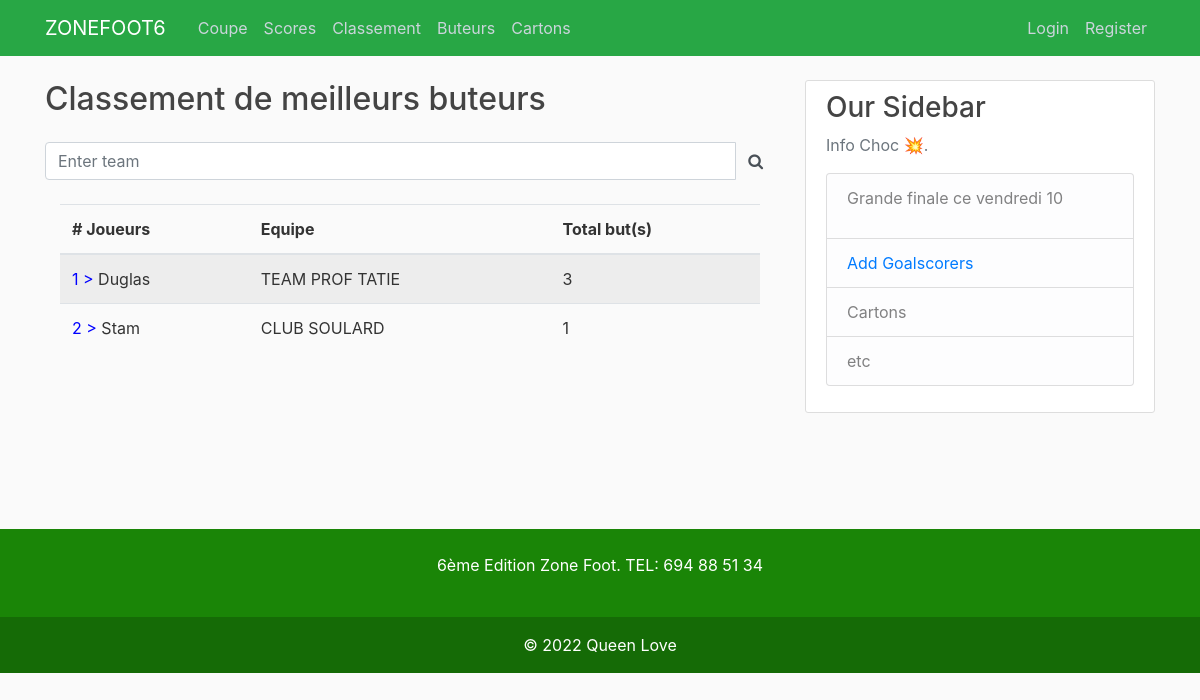
Screenshot of /buteurs/ with the database file from the repository.
### scores/models.py (models this page shows, shortened)
class Player(models.Model):
    name = models.CharField(max_length=128, unique=True)
    team = models.ForeignKey(Team, on_delete=models.CASCADE)
    affiliation = models.PositiveIntegerField(default=0)
    created_at = models.DateTimeField(auto_now_add=True)
    updated = models.DateTimeField(auto_now=True)
    @property
    def totalbut(self):
        return But.objects.filter(player_id=self.id).count()

class Team(models.Model):
    name = models.CharField(max_length=128, unique=True)
    affiliation = models.BooleanField(default=True)
    created_at = models.DateTimeField(auto_now_add=True)
    updated = models.DateTimeField(auto_now=True)

class Info(models.Model):
    info = models.CharField(max_length=100)
    created_at = models.DateTimeField(auto_now_add=True)
    updated = models.DateTimeField(auto_now=True)
    def __str__(self):
        return self.info

### scores/views.py (the view)
# urls.py: path('buteurs/', views.clsbuteurs, name='clsbuteurs'),
def clsbuteurs(request):
    buteurs = sorted(Player.objects.all(), key=lambda t: -t.totalbut)
    context={'buteurs': buteurs}
    return render(request, 'buteurs.html', context)

### scores/context_processors.py (called while the page is built)
def infochoc(request):
    return {
        'info': Info.objects.last()
    }

### scores/templates/buteurs.html (shortened to what this page needs)
{% extends 'base.html' %}
{% block content %}
<main>
    <h2>Classement de meilleurs buteurs</h2>
    <div class="input-group my-4">
        <input type="text"
               id="search-input", onkeyup="myFunction()",
               class="form-control"
               placeholder="Enter team" />
        <span class="input-group-text border-0 bg-transparent"
              style="cursor: pointer;">
            <i class="fa fa-search" aria-hidden="true"></i>
        </span>
    </div>
<div class="container">
    <table class="table table-striped">
  <thead>
    <tr>
      <th scope="col"># Joueurs</th>
      <th scope="col">Equipe</th>
      <th scope="col">Total but(s)</th>
    </tr>
  </thead>
  <tbody>
    {% for b in buteurs %}
    <tr class="professeur">
      <td><span style="color: blue;">{{ forloop.counter }} ></span> {{ b.name }}</td>
      <td>{{ b.team.name }}</td>
      <td>{{ b.totalbut }}</td>
    </tr>
    {% endfor %}
  </tbody>
</table>
</div>
</main>
{% endblock %}

### scores/templates/base.html (shortened to what this page needs)
{% load static %}
<!DOCTYPE html>
<html>
<head>
    <link rel="stylesheet" href="https://cdnjs.cloudflare.com/ajax/libs/font-awesome/4.7.0/css/font-awesome.min.css">
    <link rel="stylesheet" href="https://maxcdn.bootstrapcdn.com/bootstrap/4.0.0/css/bootstrap.min.css">
    <link href="https://cdn.jsdelivr.net/npm/select2@4.1.0-rc.0/dist/css/select2.min.css" rel="stylesheet" />
    <link rel="stylesheet" type="text/css" href="{% static 'style.css' %}">
</head>
<body>
	<header class="site-header">
	  <nav class="navbar navbar-expand-md navbar-dark bg-success fixed-top">
	    <div class="container">
	      <a class="navbar-brand mr-4" href="{% url 'index' %}">ZONEFOOT6</a>
	      <div class="collapse navbar-collapse" id="navbarToggle">
	        <div class="navbar-nav mr-auto">
	          <a class="nav-item nav-link" href="{% url 'coupe' %}">Coupe</a>
	          <a class="nav-item nav-link" href="{% url 'fixtures' %}">Scores</a>
	          <a class="nav-item nav-link" href="{% url 'classement' %}">Classement</a>
	          <a class="nav-item nav-link" href="{% url 'clsbuteurs' %}">Buteurs</a>
	          <a class="nav-item nav-link" href="{% url 'cards' %}">Cartons</a>
	        </div>
	        <div class="navbar-nav">
	             {% if user.is_authenticated %}
				<a class="nav-item nav-link" href="{% url 'profile' %}">{{ request.user.username }}</a>
				<a class="nav-item nav-link" href="{% url 'logout' %}">LogOut</a>
			  {% else %}
				<a class="nav-item nav-link" href="{% url 'login' %}">Login</a>
				<a class="nav-item nav-link" href="{% url 'inscription' %}">Register</a>
			  {% endif %}
	        </div>
	      </div>
	    </div>
	  </nav>
	</header>
	<main role="main" class="container">
	  <div class="row">
	    <div class="col-md-8">
	      {% block content %}{% endblock %}
	    </div>
	    <div class="col-md-4">
	      <div class="content-section">
	        <h3>Our Sidebar</h3>
	        <p class='text-muted'>Info Choc 💥.
	          <ul class="list-group">
	            <li class="list-group-item list-group-item-light">
	            	<p>{{ info }}</p>
	            </li>
	            <li class="list-group-item list-group-item-light">
	            	<a href="{% url 'goalscorers' %}">Add Goalscorers</a>
	            </li>
	            <li class="list-group-item list-group-item-light">Cartons</li>
	            <li class="list-group-item list-group-item-light">etc</li>
	          </ul>
	        </p>
	      </div>
	    </div>
	  </div>
	  <br>
	  <br>
	  <br>
	  <br>
	</main>
<section class="">
  <footer class="text-center text-white" style="background-color: #1A8507;">
    <div class="container p-4 pb-0">
      <section class="">
        <p class="d-flex justify-content-center align-items-center">
          <span class="me-3">6ème Edition Zone Foot. TEL: 694 88 51 34 </span>
        </p>
      </section>
    </div>
    <div class="text-center p-3" style="background-color: rgba(0, 0, 0, 0.2);">
      <a class="text-white" href="#">© 2022 Queen Love </a>
    </div>
  </footer>
</section>
</body>
</html>

### static/style.css (style rules this page uses)
body { background: #fafafa; color: #333333; margin-top: 5rem; }
h1, h2, h3, h4, h5, h6 { color: #444444; }
ul { margin: 0; }
.site-header .navbar-nav .nav-link { color: #cbd5db; }
.content-section { background: #ffffff; padding: 10px 20px; border: 1px solid #dddddd; border-radius: 3px; margin-bottom: 20px; }

### rows the page displays
Player: name "Duglas", team.name "TEAM PROF TATIE", totalbut "3"
Player: name "Stam", team.name "CLUB SOULARD", totalbut "1"
Info: info "Grande finale ce vendredi 10"
